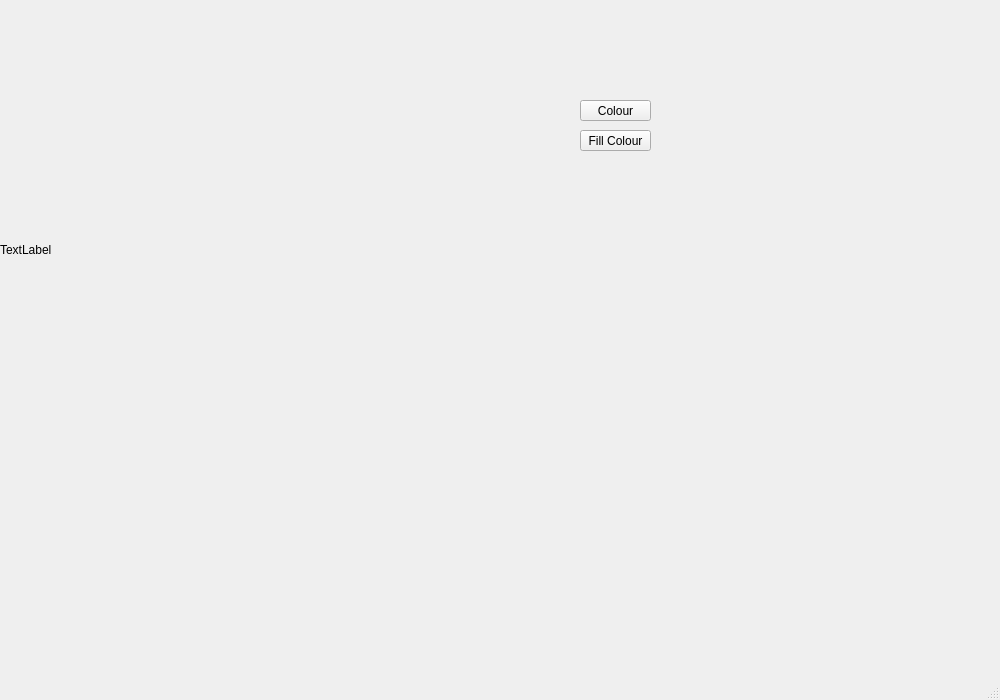
<?xml version="1.0" encoding="UTF-8"?>
<ui version="4.0">
 <class>MainWindow</class>
 <widget class="QMainWindow" name="MainWindow">
  <property name="geometry">
   <rect>
    <x>0</x>
    <y>0</y>
    <width>1000</width>
    <height>700</height>
   </rect>
  </property>
  <property name="windowTitle">
   <string>MainWindow</string>
  </property>
  <widget class="QWidget" name="centralwidget">
   <widget class="QLabel" name="label">
    <property name="geometry">
     <rect>
      <x>0</x>
      <y>0</y>
      <width>500</width>
      <height>500</height>
     </rect>
    </property>
    <property name="text">
     <string>TextLabel</string>
    </property>
   </widget>
   <widget class="QPushButton" name="pushButton">
    <property name="geometry">
     <rect>
      <x>580</x>
      <y>130</y>
      <width>71</width>
      <height>21</height>
     </rect>
    </property>
    <property name="text">
     <string>Fill Colour</string>
    </property>
   </widget>
   <widget class="QPushButton" name="pushButton_2">
    <property name="geometry">
     <rect>
      <x>580</x>
      <y>100</y>
      <width>71</width>
      <height>21</height>
     </rect>
    </property>
    <property name="text">
     <string>Colour</string>
    </property>
   </widget>
  </widget>
  <widget class="QMenuBar" name="menubar">
   <property name="geometry">
    <rect>
     <x>0</x>
     <y>0</y>
     <width>1000</width>
     <height>17</height>
    </rect>
   </property>
  </widget>
  <widget class="QStatusBar" name="statusbar"/>
 </widget>
 <resources/>
 <connections/>
</ui>
